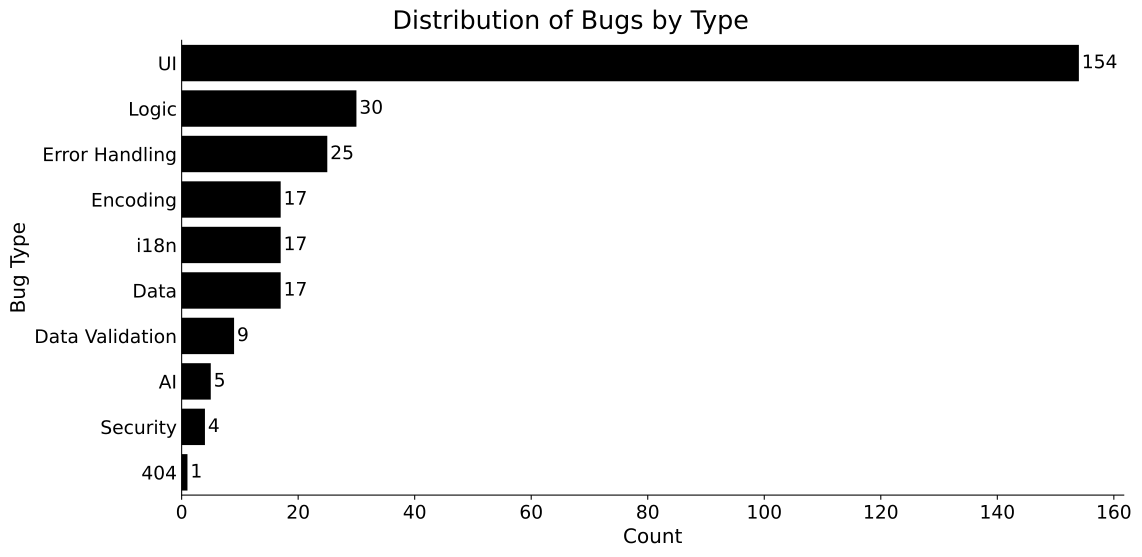

Python code for this plot:
import pandas as pd
import matplotlib.pyplot as plt
import seaborn as sns

# Define output file
svg_filename = "distribution_bugs_per_type.svg"

# Load the CSV file
file_path = "Bugs.csv"  # Update with the correct path if necessary
df = pd.read_csv(file_path)

# Count of bugs per type
bug_type_counts = df["Type of Bug"].value_counts()

# Create the figure
fig, ax = plt.subplots(figsize=(12, 6))
sns.barplot(y=bug_type_counts.index, x=bug_type_counts.values, color="black", ax=ax)

# Set font size for ticks
plt.xticks(fontsize=14)
plt.yticks(fontsize=14)

# Set title and labels
ax.set_ylabel("Bug Type", fontsize=15)
ax.set_xlabel("Count", fontsize=15)
# Add a centered title at the figure level
fig.suptitle(
    "Distribution of Bugs by Type",
    y=0.96,  # bring title closer to the figure
    fontsize=19
)

# Display count numbers next to bars
for i, v in enumerate(bug_type_counts.values):
    ax.text(v + 0.5, i, str(v), va='center', fontsize=14)

# Remove the top and right spines
ax.spines['top'].set_visible(False)
ax.spines['right'].set_visible(False)

# Hide tick marks on the y-axis
ax.tick_params(axis='y', which='both', length=0)

# Adjust layout to prevent label cutoff
plt.tight_layout()

# Save the figure
plt.savefig(svg_filename, format="svg", bbox_inches="tight")
plt.close()

print(f"Graph saved as {svg_filename}")
